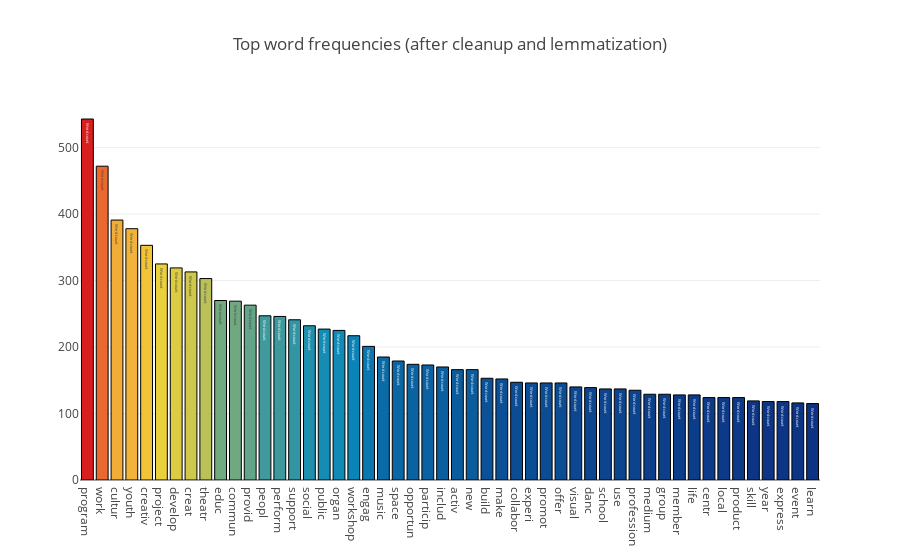

Source (notebook cell):
### Markdown cell above
## Interactive frequency plot: click to open local server and edit or save plot

Note: a still version of the plot can be automatically saved only if Orca commandline util and psutil library is installed. Otherwise, set `save_plot` argument to `False` to generate the plot inline only (click `download as png` to save).

If the plot is blank, you may need to relaunch the notebook with this flag:

`jupyter notebook --NotebookApp.iopub_data_rate_limit=1.0e10`

### Code cell
view_data = PlotWords(word_count)

view_data.freq_plot(top_n=50, save_plot=True) # top_n number of top words to show

### Figure 1 — Plotly figure (JSON) as saved in the notebook; plotly's stock layout.template omitted (floating-point values rounded to 4 significant figures)
{"data": [{"marker": {"color": [543, 472, 391, 378, 353, 325, 319, 313, 303, 270, 269, 263, 247, 246, 241, 232, 227, 225, 217, 201, 185, 179, 174, 173, 170, 166, 166, 153, 152, 147, 146, 146, 146, 140, 139, 137, 137, 135, 129, 129, 128, 128, 124, 124, 124, 119, 118, 118, 116, 115], "colorscale": "Portland", "line": {"color": "rgb(0,0,0)", "width": 1}}, "text": "Word count", "type": "bar", "uid": "f815b8f6-30ab-41dd-bc68-4dbfa3bb588d", "x": ["program", "work", "cultur", "youth", "creativ", "project", "develop", "creat", "theatr", "educ", "commun", "provid", "peopl", "perform", "support", "social", "public", "organ", "workshop", "engag", "music", "space", "opportun", "particip", "includ", "activ", "new", "build", "make", "collabor", "experi", "promot", "offer", "visual", "danc", "school", "use", "profession", "medium", "group", "member", "life", "centr", "local", "product", "skill", "year", "express", "event", "learn"], "y": [543, 472, 391, 378, 353, 325, 319, 313, 303, 270, 269, 263, 247, 246, 241, 232, 227, 225, 217, 201, 185, 179, 174, 173, 170, 166, 166, 153, 152, 147, 146, 146, 146, 140, 139, 137, 137, 135, 129, 129, 128, 128, 124, 124, 124, 119, 118, 118, 116, 115]}], "layout": {"title": {"text": "Top word frequencies (after cleanup and lemmatization)"}}}
